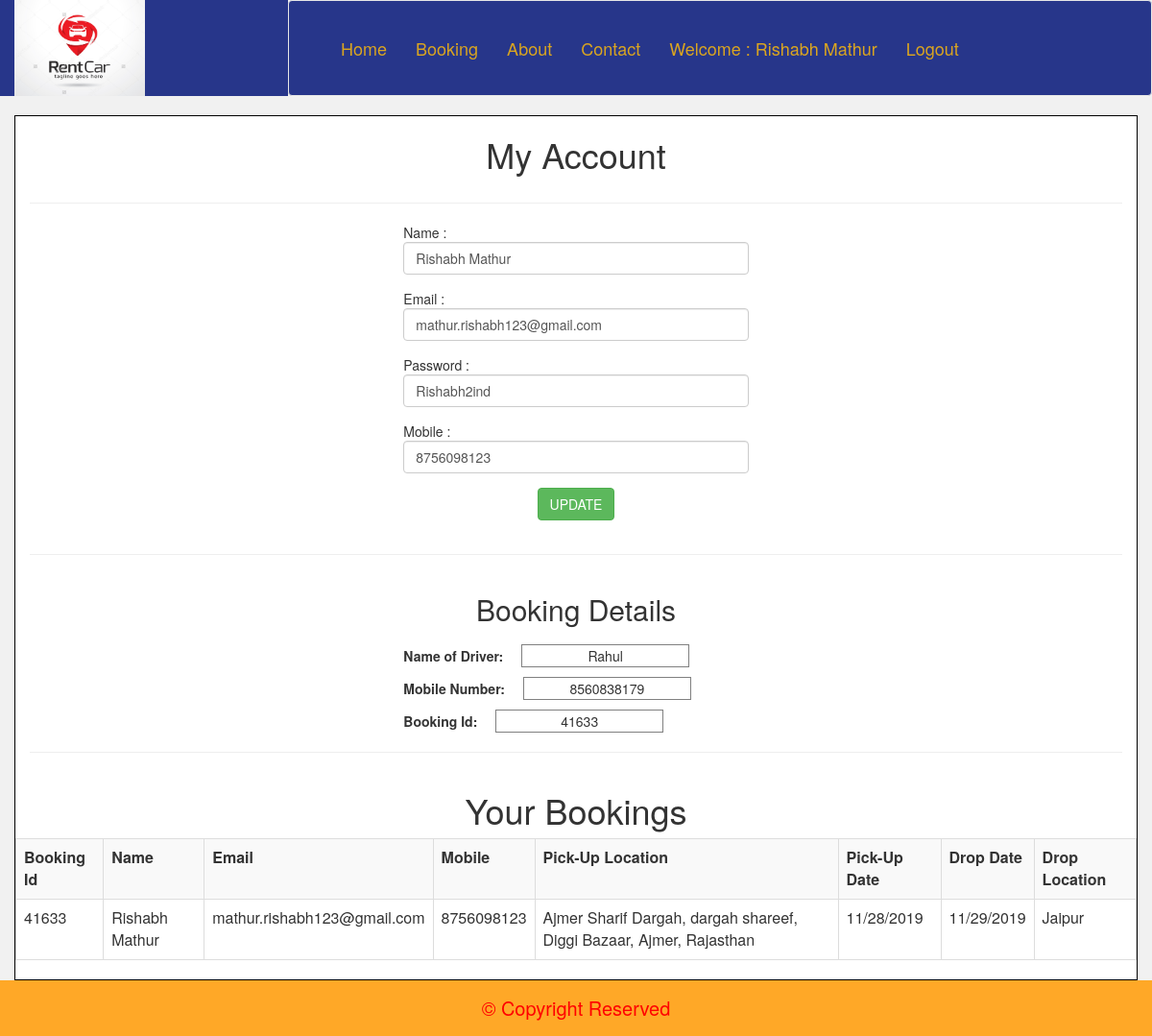
/user_profile.php?id=1 (signed in), run on the app's committed database.
### tables this page shows
CREATE TABLE IF NOT EXISTS `userdetails` (
  `id` int(20) NOT NULL AUTO_INCREMENT,
  `name` varchar(255) NOT NULL,
  `email` varchar(255) NOT NULL,
  `mobile` bigint(15) NOT NULL,
  `password` varchar(255) NOT NULL,
  PRIMARY KEY (`id`)
);

CREATE TABLE IF NOT EXISTS `driver_details` (
  `id` int(10) NOT NULL AUTO_INCREMENT,
  `Name` varchar(20) NOT NULL,
  `Mobile` bigint(15) NOT NULL,
  PRIMARY KEY (`id`)
);

CREATE TABLE IF NOT EXISTS `user_journey` (
  `id` int(20) NOT NULL AUTO_INCREMENT,
  `booking_id` int(10) NOT NULL,
  `name` varchar(100) NOT NULL,
  `email` varchar(150) NOT NULL,
  `mobile` bigint(15) NOT NULL,
  `address` varchar(255) NOT NULL,
  `pick_date` varchar(20) NOT NULL,
  `drop_date` varchar(20) NOT NULL,
  `card_number` bigint(15) NOT NULL,
  `CVV` int(5) NOT NULL,
  `expire` varchar(255) NOT NULL,
  `Drop_location` varchar(255) NOT NULL,
  PRIMARY KEY (`id`)
);

### user_profile.php (the view, shortened to what this page needs)
<?php
    include('header.php');
    include('connect.php');
$id = $_REQUEST['id'];
        $sql = "select * from userdetails where id = '$id'";
        $run = mysqli_query($conn, $sql);
        $data = mysqli_fetch_array($run);
    if(isset($_SESSION['user'])){
?>
<div class="container" style="background-color: white; border: 1px solid black;">
    <div class="row">
        <center><h1>My Account</h1></center>
    </div><hr>
    <div class="row">
           <div class="col-md-4">
            </div>
            <div class="col-md-4">
               <form action="" method="post" name="userProfile">
                <div class="form-group">
                    <lable>Name : </lable>
                    <input type="text" class="form-control" value="<?php echo $data['name'];  ?>" id="uname" name="name">
                </div>
                <div class="form-group">
                    <lable>Email : </lable>
                    <input type="email" class="form-control" value="<?php echo $data['email'];  ?>" id="uemail" name="email">
                </div>
                <div class="form-group">
                    <lable>Password : </lable>
                    <input type="text" class="form-control" value="<?php echo $data['password'];  ?>" id="upass" name="password">
                </div>
                <div class="form-group">
                    <lable>Mobile : </lable>
                    <input type="number" class="form-control" value="<?php echo $data['mobile'];  ?>" id="umobile" name="mobile">
                </div>
                <div class="form-group">
                    <center><input type="submit" class="btn btn-success" value="UPDATE" name="update"></center>
                </div>
            </form></div>
            <div class="col-md-4"></div>
    </div><hr>
    <div class="row">
           <?php
            $driver_sql = "select * from driver_details";
            $driver_run = mysqli_query($conn, $driver_sql);
            $driver_data = mysqli_fetch_array($driver_run);
        ?><center><h2>Booking Details</h2></center>
           <div class="col-md-4">
        </div>
        <div class="col-md-4">
            <lable><b>Name of Driver:  </b><input id="driver" type="text" value="<?php echo $driver_data['Name']; ?>" readonly></lable><br>
            <lable><b>Mobile Number:  </b><input id="driver1" type="text" value="<?php echo $driver_data['Mobile']; ?>" readonly></lable><br>
            <?php
            $sql_fetch = "select * from user_journey where email = '".$_SESSION['user']."' AND card_number <> 0 order by id desc limit 1 ";
            $run_fetch = mysqli_query($conn, $sql_fetch);
            while($data_fetch = mysqli_fetch_array($run_fetch)){
        ?>
            <lable><b>Booking Id:  </b><input id="driver2" type="text" name="booking_id" value="<?php echo $data_fetch['booking_id']; ?>" readonly></lable>
        </div>
        <div class="col-md-4"></div>
    </div><hr>
    <div class="row">
        <center><h1>Your Bookings</h1></center>
        <table class="table table-bordered table-hover table-striped">
           <th>Booking Id</th>
            <th>
                Name
            </th><th>
                Email
            </th><th>
                Mobile
            </th><th>
                Pick-Up Location
            </th><th>
                Pick-Up Date
            </th><th>
                Drop Date
            </th>
            <th>Drop Location</th>
            <tr><td><?php echo $data_fetch['booking_id']; ?></td>
                <td><?php echo $data_fetch['name']; ?></td>
                <td><?php echo $data_fetch['email']; ?></td>
                <td><?php echo $data_fetch['mobile']; ?></td>
                <td><?php echo $data_fetch['address']; ?></td>
                <td><?php echo $data_fetch['pick_date']; ?></td>
                <td><?php echo $data_fetch['drop_date']; ?></td>
                <td><?php echo $data_fetch['Drop_location']; ?></td>
            </tr>
                <?php } ?>
        </table>
    </div>
</div>
<?php
    include('footer.php');
    }
else{
    echo "<script>
            alert('Please login First');
            window.location.href = 'UserDetails.php';
        </script>";
}
?>

### header.php (shortened to what this page needs)
  <html>
   <head>
     <link rel="stylesheet" href="https://use.fontawesome.com/releases/v5.8.2/css/all.css">
  <link rel="stylesheet" href="https://maxcdn.bootstrapcdn.com/bootstrap/3.3.7/css/bootstrap.min.css">
       <link rel="stylesheet" type="text/css" href="https://cdnjs.cloudflare.com/ajax/libs/animate.css/3.7.0/animate.min.css">
       <link rel="stylesheet" href="jquery-ui-1.12.1/jquery-ui.css">
       <link rel="stylesheet" href="jquery-ui-1.12.1/jquery-ui.structure.css">
       <link rel="stylesheet" href="jquery-ui-1.12.1/jquery-ui.theme.css">
<link rel="stylesheet" href="style.css">
   </head>
   <body>
        <div class="container-fluid">
           <div class="row">
               <div class="col-md-3 logo">
                   <a href="index.php"><img src="Images/logo.png" alt="" height="100px" ></a>
               </div>
               <div class="col-md-9"  style="padding: 0px; border: none; outline: none;">
                   <nav class="navbar navbar-default navigation">
                           <div class="navbar-collapse collapse" id="navb">
                           <ul class="nav navbar-nav navbar-left lists">
                               <li><a href="index.php" >Home </a></li>
                               <li><a href="pickup_time.php">Booking</a></li>
                               <li><a href="about.php" >About</a></li>
                               <li><a href="#" >Contact</a></li>
                                <?php
                               if(isset($_SESSION['user']))
                               {
                                   include('connect.php');
                                   $sql = "select * from userdetails where email = '".$_SESSION['user']."'";
                                   $res = mysqli_query($conn, $sql);
                                   $data = mysqli_fetch_array($res);
                                   ?>
                                   <li><a href="user_profile.php?id=<?php echo $data['id']; ?>">Welcome : <?php echo $data['name']; ?></a></li>
                                    <li><a href="logout.php">Logout</a></li>
                                   <?php
                               }
                               else
                               {
                                   ?>
                                   <li><a href="UserSignIn.php">SignIn</a></li>
                                   <?php
                               }
                       ?>
                           </ul>
                       </div>
                   </nav>
               </div>
           </div>
       </div>

### style.css (style rules this page uses)
body { margin: 0px; padding: 0px; }
.navigation { background-color: #27368a; padding: 24px; }
.navigation .lists li a { color: goldenrod; font-size: 18px; }
.logo { background-color: #27368a; }

### user_profile.php (style rules this page uses)
body { background-color: #f1f1f1; }
.row #driver, #driver1, #driver2 { border: 1px solid gray; margin-left: 15px; margin-top: 10px; text-align: center; }

### data on the page
userdetails: name "Rishabh Mathur", email "mathur.rishabh123@gmail.com", password "Rishabh2ind", mobile "8756098123"
driver_details: Name "Rahul", Mobile "8560838179"
user_journey: booking_id "41633", booking "41633", name "Rishabh Mathur", email "mathur.rishabh123@gmail.com", mobile "8756098123", address "Ajmer Sharif Dargah, dargah shareef, Diggi Bazaar, Ajmer, Rajasthan", pick_date "11/28/2019", drop_date "11/29/2019", Drop_location "Jaipur"
